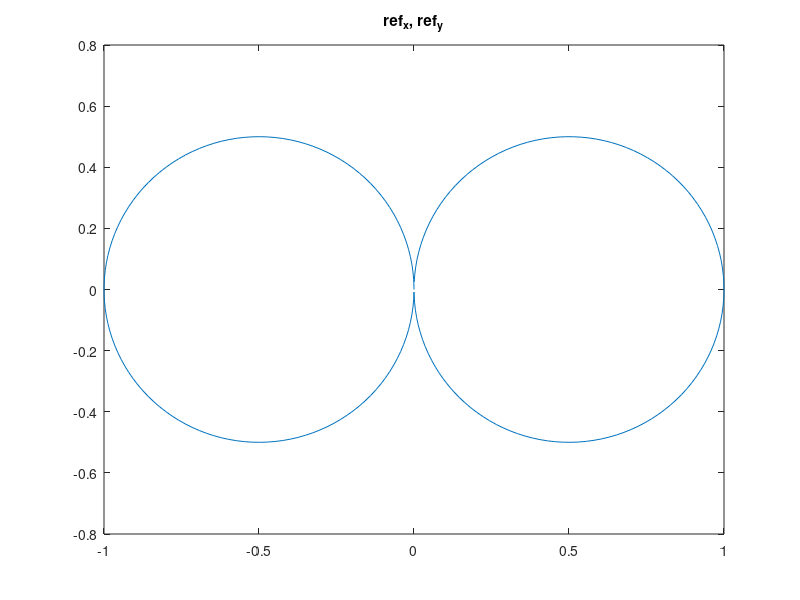
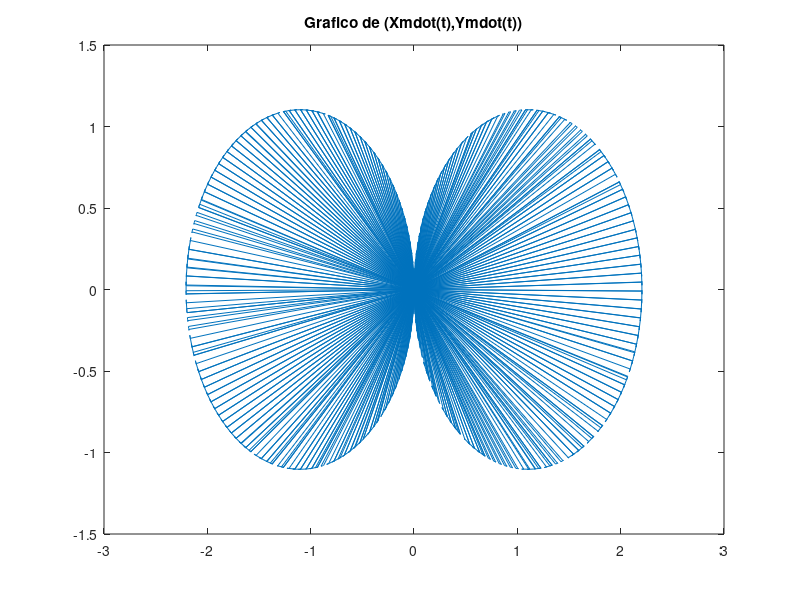
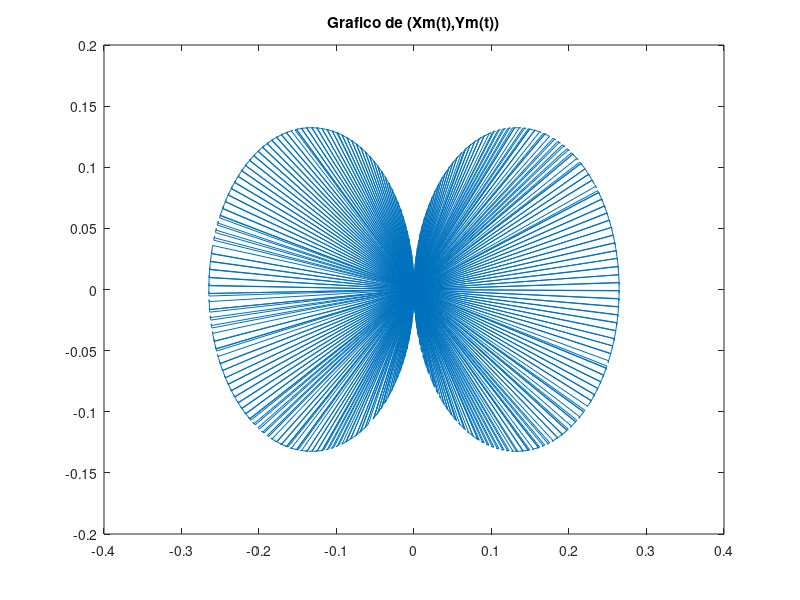
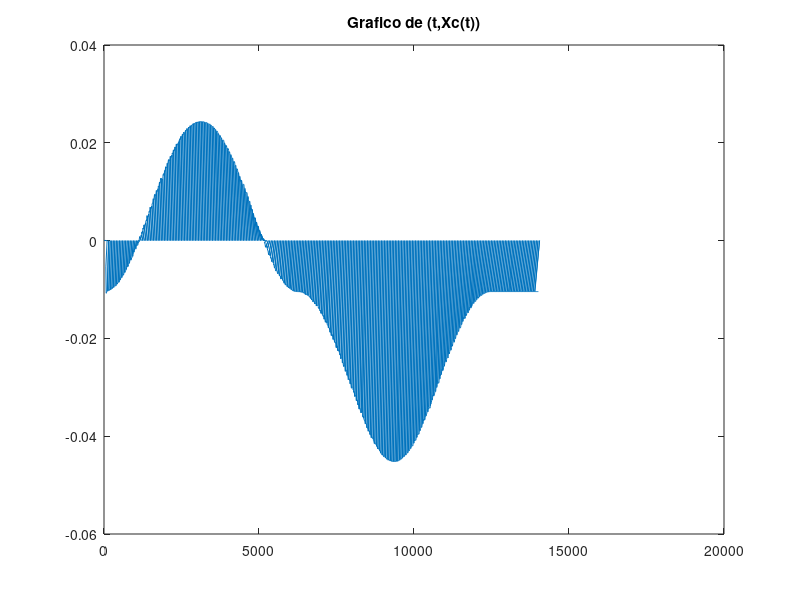

The MATLAB source for these figures, in order:
mat = csvread("out.txt"); 

t = mat(:,1);

ref_x = mat(:, 2);
ref_y = mat(:, 3);

Ymponto_x = mat(:, 4);
Ymponto_y = mat(:, 5);

Ym_x = mat(:, 6);
Ym_y = mat(:, 7);

V_x = mat(:, 8);
V_y = mat(:, 9);

U_x = mat(:, 10);
U_y = mat(:, 11);

X_x = mat(:, 12);
X_y = mat(:, 13);
X_w = mat(:, 14);

Y_x = mat(:, 15);
Y_y = mat(:, 16);

figure(1);
plot(ref_x, ref_y);
title('ref_x, ref_y');

figure(2);
plot(Ymponto_x, Ymponto_y);
title('Grafico de (Xmdot(t),Ymdot(t))');

figure(3);
plot(Ym_x, Ym_y);
title('Grafico de (Xm(t),Ym(t))');

figure(4);
plot(t, X_x);
title('Grafico de (t,Xc(t))');

figure(5);
plot(t, X_y);
title('Grafico de (t,Yc(t))');

figure(6);
plot(t, X_w);
title('Grafico de (t,theta(t))');

figure(7);
plot(X_x, X_y);
title('Grafico de (Xc(t),Yc(t))');

%%

##mat = csvread("out.txt"); 
##x = mat(:,1);
##y2 = mat(:,2);
##y1= mat(:,3);
##plot(y2,y1);
##title('Grafico de (Xc(t),yc(t)) - Taxa de amostragem: 0.5');
##legend('','','') ;

%%

##mat = csvread("xm_ym.txt"); 
##xm = mat(:,1);
##ym= mat(:,2);
##xmdot = mat(:,3);
##ymdot= mat(:,4);  












